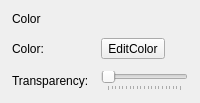
        <widget class="QWidget" name="widget_color" native="true">
         <property name="sizePolicy">
          <sizepolicy hsizetype="Preferred" vsizetype="Fixed">
           <horstretch>0</horstretch>
           <verstretch>0</verstretch>
          </sizepolicy>
         </property>
         <property name="minimumSize">
          <size>
           <width>0</width>
           <height>0</height>
          </size>
         </property>
         <layout class="QGridLayout" name="gridLayout_2">
          <property name="leftMargin">
           <number>12</number>
          </property>
          <property name="topMargin">
           <number>12</number>
          </property>
          <property name="rightMargin">
           <number>12</number>
          </property>
          <property name="bottomMargin">
           <number>12</number>
          </property>
          <property name="spacing">
           <number>12</number>
          </property>
          <item row="0" column="0" colspan="2">
           <widget class="QWidget" name="widget_7" native="true">
            <layout class="QHBoxLayout" name="horizontalLayout_15">
             <property name="spacing">
              <number>0</number>
             </property>
             <property name="leftMargin">
              <number>0</number>
             </property>
             <property name="topMargin">
              <number>0</number>
             </property>
             <property name="rightMargin">
              <number>0</number>
             </property>
             <property name="bottomMargin">
              <number>0</number>
             </property>
             <item>
              <widget class="QLabel" name="label_color">
               <property name="text">
                <string>Color</string>
               </property>
              </widget>
             </item>
            </layout>
           </widget>
          </item>
          <item row="1" column="1">
           <widget class="QToolButton" name="toolButton_color">
            <property name="enabled">
             <bool>true</bool>
            </property>
            <property name="styleSheet">
             <string notr="true"/>
            </property>
            <property name="text">
             <string>EditColor</string>
            </property>
            <property name="toolButtonStyle">
             <enum>Qt::ToolButtonTextBesideIcon</enum>
            </property>
           </widget>
          </item>
          <item row="2" column="1">
           <widget class="QSlider" name="horizontalSlider_transparency">
            <property name="styleSheet">
             <string notr="true"/>
            </property>
            <property name="maximum">
             <number>100</number>
            </property>
            <property name="orientation">
             <enum>Qt::Horizontal</enum>
            </property>
            <property name="tickPosition">
             <enum>QSlider::TicksBelow</enum>
            </property>
            <property name="tickInterval">
             <number>5</number>
            </property>
           </widget>
          </item>
          <item row="2" column="0">
           <widget class="QLabel" name="label_9">
            <property name="text">
             <string>Transparency:</string>
            </property>
           </widget>
          </item>
          <item row="1" column="0">
           <widget class="QLabel" name="label_8">
            <property name="text">
             <string>Color:</string>
            </property>
           </widget>
          </item>
         </layout>
        </widget>
